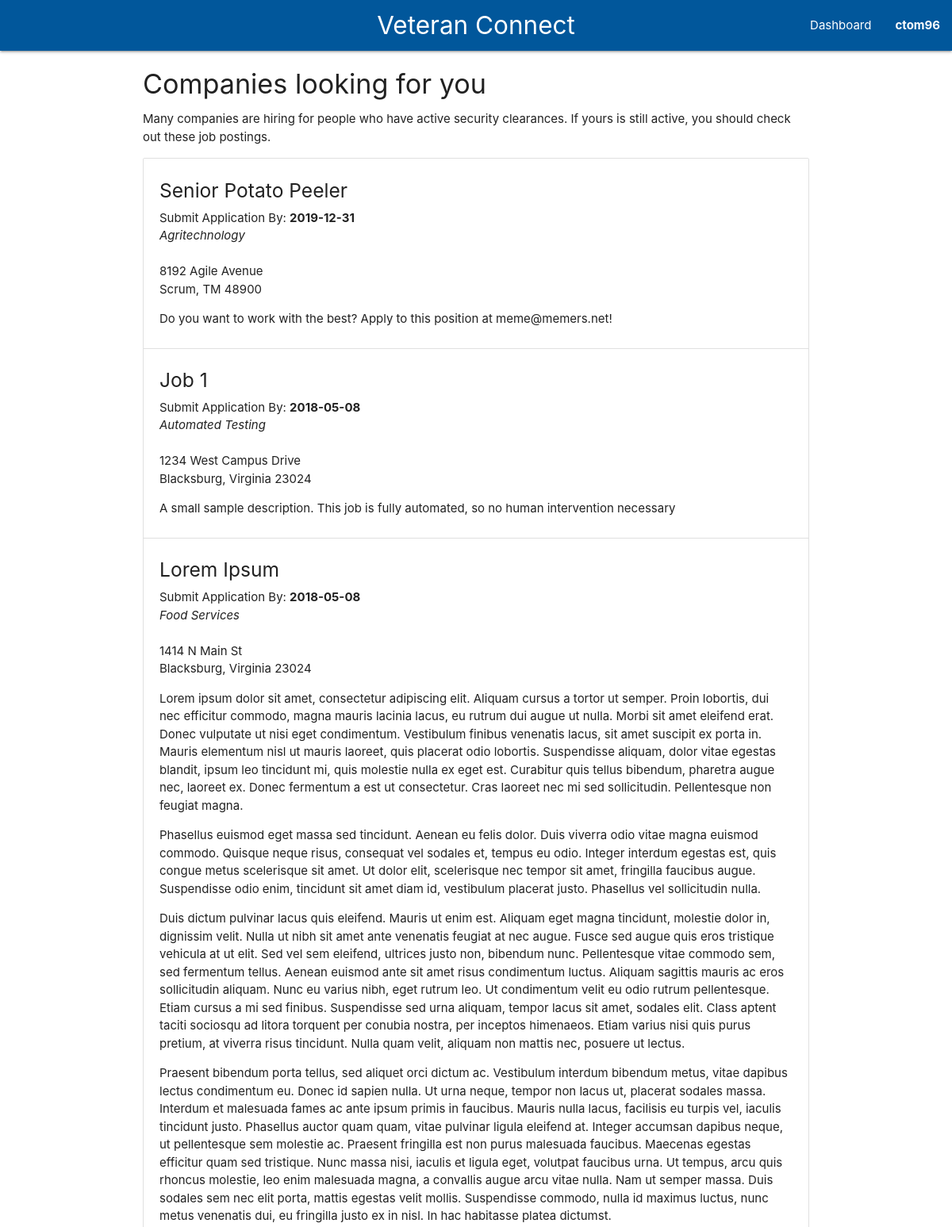
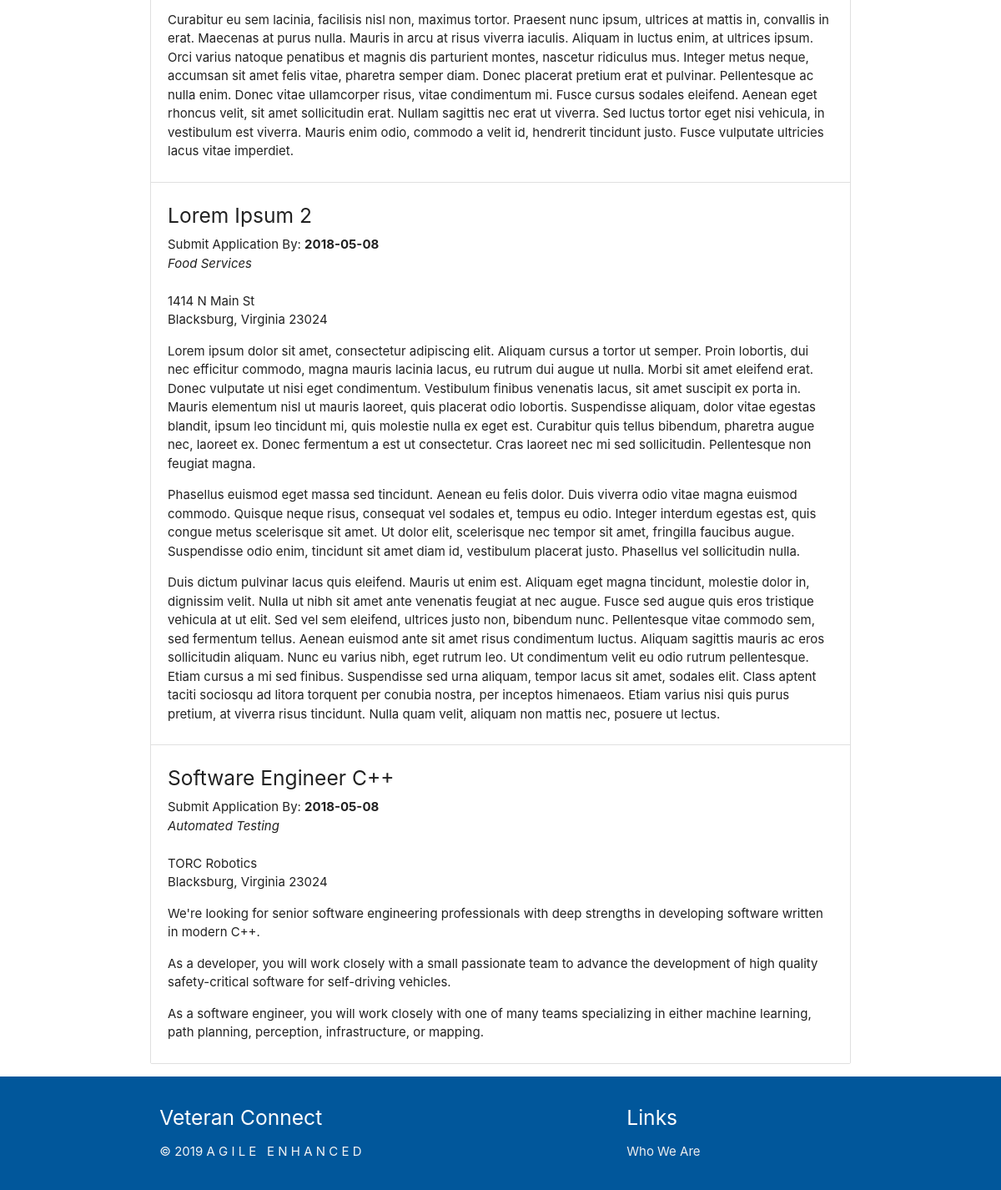
Page /employment/ (signed in) on the committed database (2 pictures, top to bottom).
### tables this page shows
CREATE TABLE users (
    user_id INTEGER PRIMARY KEY AUTOINCREMENT,
    username TEXT UNIQUE NOT NULL,
    password TEXT NOT NULL,
    firstName TEXT,
    lastName TEXT, 
    email TEXT,
    isEmployer INTEGER
);

CREATE TABLE jobs (
    job_id INTEGER PRIMARY KEY AUTOINCREMENT,
    title TEXT NOT NULL,
    description TEXT NOT NULL,
    industry TEXT,
    time_posted TEXT,
    due_date TEXT,
    street_address TEXT NOT NULL,
    city TEXT NOT NULL,
    state TEXT NOT NULL,
    zipcode INTEGER NOT NULL
);

### employment.py (the view)
@employment.route('/')
def show_employment():
    jobsRow = db.get_all_jobs()
    jobs = []
    for job in jobsRow:
        jobs.append(convert_job(job))
    if jobs is not None:
        session["jobs"] = jobs
    uid = session.get("user_id")
    if uid is not None:
        user = db.get_user_by_id(uid)
        session['employer'] = user['isEmployer'] != 0
    return render_template('employment.html')

### auth.py (called while the page is built)
@auth.before_app_request
def load_logged_in_user():
    user_id = session.get('user_id')
    if user_id is None:
        g.user = None
    else:
        g.user = db.get_user_by_id(user_id)

### db.py (called while the page is built)
def get_db():
    if 'db' not in g:
        g.db = sqlite3.connect(
            current_app.config['DATABASE'],
            detect_types=sqlite3.PARSE_DECLTYPES
        )
        g.db.row_factory = sqlite3.Row
    return g.db

def query_db(query, args=(), one=False):
    cur = get_db().execute(query, args)
    rv = cur.fetchall()
    cur.close()
    return (rv[0] if rv else None) if one else rv

def get_user_by_id(user_id):
    return get_db().execute('SELECT * FROM users WHERE user_id = ?', (user_id,)).fetchone()

def get_all_jobs(): #Might want to limit amount.
    try:
        return query_db('SELECT * FROM jobs', (), one=False)
    except Exception as e:
        print "Error getting jobs in db", e

### employment.py (called while the page is built)
def convert_job(row):
    paras = row['description'].split('  ')
    job = {
        'job_id': row['job_id'],
        'title': row['title'],
        'description': paras,
        'industry': row['industry'],
        'time_posted': row['time_posted'],
        'due_date': row['due_date'],
        'street_address': row['street_address'],
        'city': row['city'],
        'state': row['state'],
        'zipcode': row['zipcode'],
    }
    return job

### templates/employment.html (shortened to what this page needs)
{% extends 'base.html' %}
{% block content %}
<div class="container">
    <h4>Companies looking for you</h4>
    <p>Many companies are hiring for people who have active security clearances.
       If yours is still active, you should check out these job postings.</p>
    <ul class="collection">
        {% if session["jobs"] %}
            {% for job in session["jobs"] %}
                <li class="collection-item">
                    <h5>{{job['title']}}</h5>
                    {% if job['due_date'] %}
                    <span>Submit Application By: <b>{{job['due_date']}}</b></span>
                    {% endif %}
                    <br>
                    <i>{{job['industry']}}</i>
                    <br><br>
                    <span>{{job['street_address']}}</span><br>
                    <span>{{job['city']}}, {{job['state']}} {{job['zipcode']}}</span>
                    {% for para in job['description'] %}
                    <p>{{para}}</p>
                    {% endfor %}
                </li>
            {% endfor %}
        {% endif %}
    </ul>
</div>
{% endblock %}

### templates/base.html (shortened to what this page needs)
<!DOCTYPE html>
<html lang="en">
<head>
    <link rel="stylesheet" type="text/css" href="/static/css/materialize.css">
    <link rel="stylesheet" type="text/css" href="/static/css/custom.css">
</head>
<body>
    <header>
        <nav>
            <div class="nav-wrapper light-blue darken-4">
                <a href="/" class="brand-logo center" id="veteran-connect-logo">Veteran Connect</a>
                <ul id="nav-mobile" class="right hide-on-med-and-down">
                    {% if session['user_id'] %}
                    <li><a href="/dashboard">Dashboard</a></li>
                    {% else %}
                    <li><a href="/login">Sign In</a></li>
                    <li><a href="/register">Register</a></li>
                    {% endif %}
                    <li>
                        <a class="dropdown-trigger" href="#!" data-target="nav-dropdown">
                            {% if session['user_id'] %}
                            {{session['username']}}
                            {% else %}
                            Anonymous
                            {% endif %}
                        </a>
                    </li>
                </ul>
            </div>
        </nav>
    </header>
    <main>
        {% block content %}{% endblock %}
    </main>
    <footer class="page-footer light-blue darken-4">
        <div class="container light-blue darken-4">
          <div class="row">
            <div class="col l6 s12">
              <h5 class="white-text">Veteran Connect</h5>
              <p class="grey-text text-lighten-4" style="white-space: pre;">© 2019 A G I L E   E N H A N C E D </p>
            </div>
            <div class="col l4 offset-l2 s12">
              <h5 class="white-text">Links</h5>
              <ul>
                <li><a class="grey-text text-lighten-3" href="/about_us">Who We Are</a></li>
              </ul>
            </div>
          </div>
        </div>
    </footer>
</body>
</html>

### static/css/custom.css (style rules this page uses)
.dropdown-trigger { font-weight: bold; }

### rows in the picture
users: username "ctom96"
jobs: title "Senior Potato Peeler", due_date "2019-12-31", industry "Agritechnology", street_address "8192 Agile Avenue", city "Scrum", state "TM", zipcode "48900", description "Do you want to work with the best? Apply to this position at meme@memers.net!"
jobs: title "Job 1", due_date "2018-05-08", industry "Automated Testing", street_address "1234 West Campus Drive", city "Blacksburg", state "Virginia", zipcode "23024", description "A small sample description. This job is fully automated, so no human intervention necessary"
jobs: title "Lorem Ipsum", due_date "2018-05-08", industry "Food Services", street_address "1414 N Main St", city "Blacksburg", state "Virginia", zipcode "23024", para "Lorem ipsum dolor sit amet, consectetur adipiscing elit. Aliquam cursus a tortor ut semper. Proin lobortis, dui nec efficitur commodo, magna mauris lacinia lacus, eu rutrum dui augue ut nulla. Morbi sit amet eleifend erat. Donec vulputate ut nisi eget condimentum. Vestibulum finibus venenatis lacus, sit amet suscipit ex porta in. Mauris elementum nisl ut mauris laoreet, quis placerat odio lobortis. Suspendisse aliquam, dolor vitae egestas blandit, ipsum leo tincidunt mi, quis molestie nulla ex eget est. Curabitur quis tellus bibendum, pharetra augue nec, laoreet ex. Donec fermentum a est ut consectetur. Cras laoreet nec mi sed sollicitudin. Pellentesque non feugiat magna." "Phasellus euismod eget massa sed tincidunt. Aenean eu felis dolor. Duis viverra odio vitae magna euismod commodo. Quisque neque risus, consequat vel sodales et, tempus eu odio. Integer interdum egestas est, quis congue metus scelerisque sit amet. Ut dolor elit, scelerisque nec tempor sit amet, fringilla faucibus augue. Suspendisse odio enim, tincidunt sit amet diam id, vestibulum placerat justo. Phasellus vel sollicitudin nulla." "Duis dictum pulvinar lacus quis eleifend. Mauris ut enim est. Aliquam eget magna tincidunt, molestie dolor in, dignissim velit. Nulla ut nibh sit amet ante venenatis feugiat at nec augue. Fusce sed augue quis eros tristique vehicula at ut elit. Sed vel sem eleifend, ultrices justo non, bibendum nunc. Pellentesque vitae commodo sem, sed fermentum tellus. Aenean euismod ante sit amet risus condimentum luctus. Aliquam sagittis mauris ac eros sollicitudin aliquam. Nunc eu varius nibh, eget rutrum leo. Ut condimentum velit eu odio rutrum pellentesque. Etiam cursus a mi sed finibus. Suspendisse sed urna aliquam, tempor lacus sit amet, sodales elit. Class aptent taciti sociosqu ad litora torquent…" "Praesent bibendum porta tellus, sed aliquet orci dictum ac. Vestibulum interdum bibendum metus, vitae dapibus lectus condimentum eu. Donec id sapien nulla. Ut urna neque, tempor non lacus ut, placerat sodales massa. Interdum et malesuada fames ac ante ipsum primis in faucibus. Mauris nulla lacus, facilisis eu turpis vel, iaculis tincidunt justo. Phasellus auctor quam quam, vitae pulvinar ligula eleifend at. Integer accumsan dapibus neque, ut pellentesque sem molestie ac. Praesent fringilla est non purus malesuada faucibus. Maecenas egestas efficitur quam sed tristique. Nunc massa nisi, iaculis et ligula eget, volutpat faucibus urna. Ut tempus, arcu quis rhoncus molestie, leo enim malesuada…" "Curabitur eu sem lacinia, facilisis nisl non, maximus tortor. Praesent nunc ipsum, ultrices at mattis in, convallis in erat. Maecenas at purus nulla. Mauris in arcu at risus viverra iaculis. Aliquam in luctus enim, at ultrices ipsum. Orci varius natoque penatibus et magnis dis parturient montes, nascetur ridiculus mus. Integer metus neque, accumsan sit amet felis vitae, pharetra semper diam. Donec placerat pretium erat et pulvinar. Pellentesque ac nulla enim. Donec vitae ullamcorper risus, vitae condimentum mi. Fusce cursus sodales eleifend. Aenean eget rhoncus velit, sit amet sollicitudin erat. Nullam sagittis nec erat ut viverra. Sed luctus tortor eget nisi vehicula, in vestibulum est…"
jobs: title "Lorem Ipsum 2", due_date "2018-05-08", industry "Food Services", street_address "1414 N Main St", city "Blacksburg", state "Virginia", zipcode "23024", para "Lorem ipsum dolor sit amet, consectetur adipiscing elit. Aliquam cursus a tortor ut semper. Proin lobortis, dui nec efficitur commodo, magna mauris lacinia lacus, eu rutrum dui augue ut nulla. Morbi sit amet eleifend erat. Donec vulputate ut nisi eget condimentum. Vestibulum finibus venenatis lacus, sit amet suscipit ex porta in. Mauris elementum nisl ut mauris laoreet, quis placerat odio lobortis. Suspendisse aliquam, dolor vitae egestas blandit, ipsum leo tincidunt mi, quis molestie nulla ex eget est. Curabitur quis tellus bibendum, pharetra augue nec, laoreet ex. Donec fermentum a est ut consectetur. Cras laoreet nec mi sed sollicitudin. Pellentesque non feugiat magna." "Phasellus euismod eget massa sed tincidunt. Aenean eu felis dolor. Duis viverra odio vitae magna euismod commodo. Quisque neque risus, consequat vel sodales et, tempus eu odio. Integer interdum egestas est, quis congue metus scelerisque sit amet. Ut dolor elit, scelerisque nec tempor sit amet, fringilla faucibus augue. Suspendisse odio enim, tincidunt sit amet diam id, vestibulum placerat justo. Phasellus vel sollicitudin nulla." "Duis dictum pulvinar lacus quis eleifend. Mauris ut enim est. Aliquam eget magna tincidunt, molestie dolor in, dignissim velit. Nulla ut nibh sit amet ante venenatis feugiat at nec augue. Fusce sed augue quis eros tristique vehicula at ut elit. Sed vel sem eleifend, ultrices justo non, bibendum nunc. Pellentesque vitae commodo sem, sed fermentum tellus. Aenean euismod ante sit amet risus condimentum luctus. Aliquam sagittis mauris ac eros sollicitudin aliquam. Nunc eu varius nibh, eget rutrum leo. Ut condimentum velit eu odio rutrum pellentesque. Etiam cursus a mi sed finibus. Suspendisse sed urna aliquam, tempor lacus sit amet, sodales elit. Class aptent taciti sociosqu ad litora torquent…"
jobs: title "Software Engineer C++", due_date "2018-05-08", industry "Automated Testing", street_address "TORC Robotics", city "Blacksburg", state "Virginia", zipcode "23024", para "We're looking for senior software engineering professionals with deep strengths in developing software written in modern C++." "As a developer, you will work closely with a small passionate team to advance the development of high quality safety-critical software for self-driving vehicles." "As a software engineer, you will work closely with one of many teams specializing in either machine learning, path planning, perception, infrastructure, or mapping."
